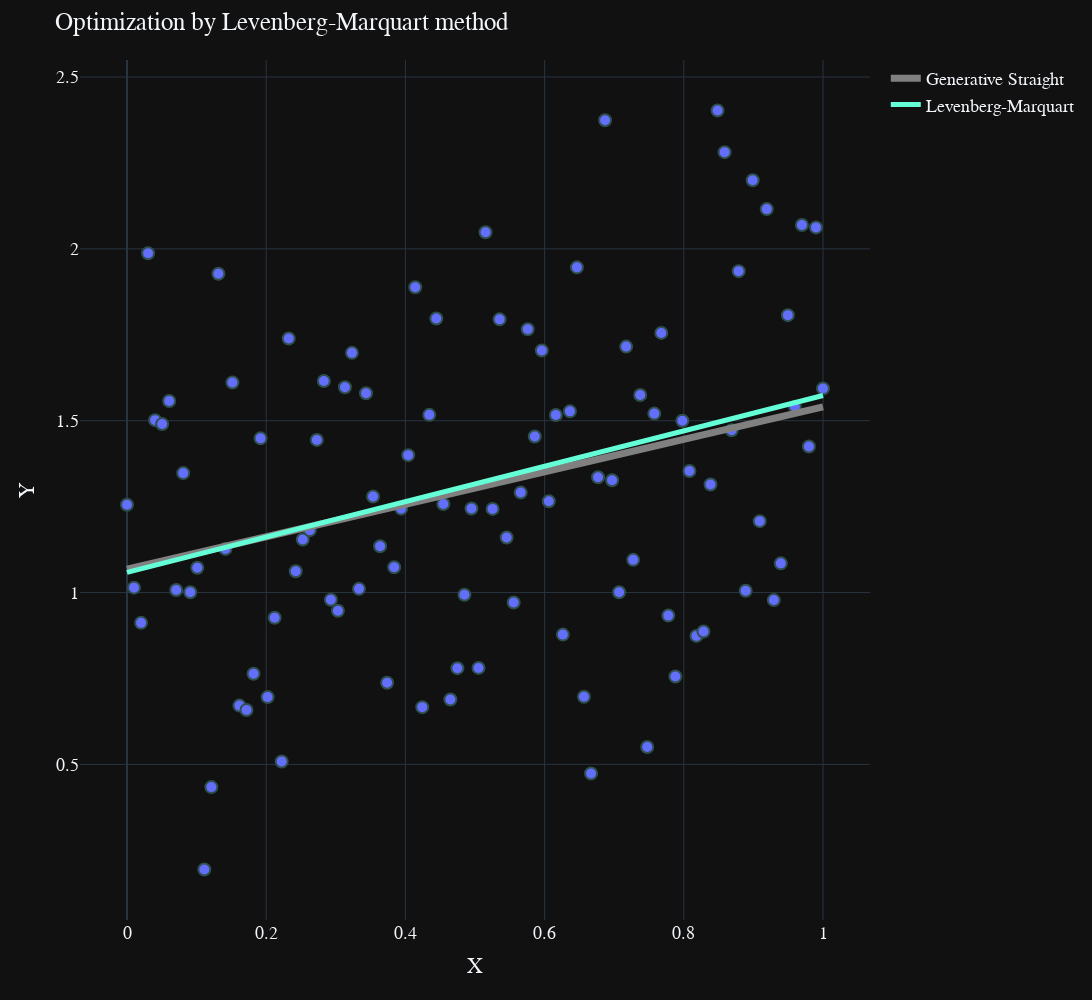

Notebook source saved alongside this figure:
### Markdown cell above
# **_Optimization by Levenberg-Marquart method_**

## $F(x, a, b) = ax + b$

### Code cell
def liner_optimize_function(z, support_x):
    a_, b_ = z
    return a_ * support_x + b_


def function_being_optimized_lmm(z, support_x, support_y):
    return (liner_optimize_function(z, support_x) - support_y) ** 2

zero_condition = 1, 0
result_lm = optimize.least_squares(function_being_optimized_lmm, zero_condition, method='lm', args=(x, y), xtol=10 ** -3)
a_lm, b_lm = result_lm.x

additional_line_liner_lev_mar =  AdditionalLine(x=x, a=a_lm, b=b_lm, name_method="Levenberg-Marquart", width=5, color='#64FFD6')

figure = visualize(x=x, y=y, title="Optimization by Levenberg-Marquart method", additional_line=additional_line_liner_lev_mar)
figure.show()
